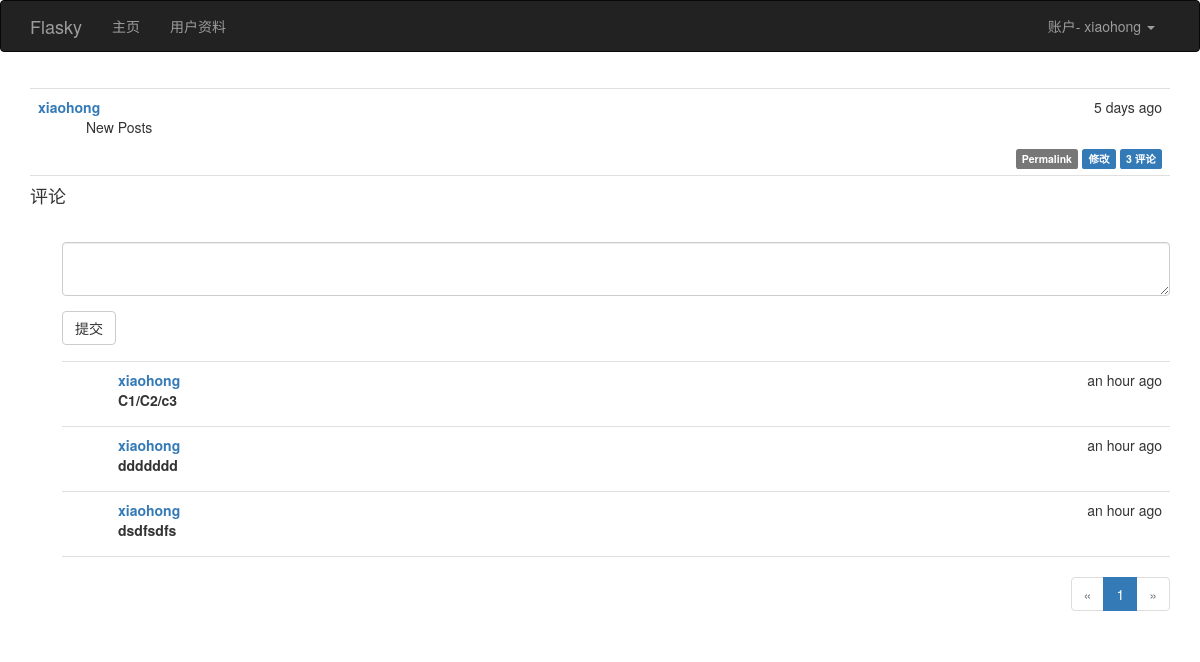
Page /post/102 (signed in) on the committed database.
### app/models.py (models this page shows, shortened)
class User(UserMixin, db.Model):
    __tablename__ = 'users'
    id = db.Column(db.Integer, primary_key=True)
    username = db.Column(db.String(64), unique=True, index=True)
    email = db.Column(db.String(64), unique=True,index=True)
    role_id = db.Column(db.Integer, db.ForeignKey('roles.id'))
    password_hash = db.Column(db.String(128))
    confirmed = db.Column(db.Boolean, default= False)
    name = db.Column(db.String(64))
    location = db.Column(db.String(128))
    about_me = db.Column(db.Text())
    member_since = db.Column(db.DateTime(), default=datetime.utcnow)
    last_seen = db.Column(db.DateTime(), default=datetime.utcnow)
    posts = db.relationship('Post', backref='author', lazy='dynamic')
    followed = db.relationship('Follow', foreign_keys=[Follow.follower_id], backref=db.backref('follower', lazy='joined')
                               , lazy='dynamic', cascade='all,delete-orphan')
    followers = db.relationship('Follow', foreign_keys=[Follow.followed_id], backref=db.backref('followed',lazy='joined')
                                , lazy='dynamic',cascade='all,delete-orphan')
    comments = db.relationship('Comment', backref='author',lazy='dynamic')
    @property
    def password(self):
        raise AttributeError('password is not a readable attribute')
    def can(self, permission):
        return self.role is not None and self.role.permissions & permission == permission
    def ping(self):
        self.last_seen = datetime.utcnow()
        db.session.add(self)

class Post(db.Model):
    __tablename__ = 'posts'
    id = db.Column(db.Integer, primary_key=True)
    body = db.Column(db.Text)
    timestamp = db.Column(db.DateTime, index=True, default=datetime.utcnow)
    author_id = db.Column(db.Integer, db.ForeignKey('users.id'))
    body_html = db.Column(db.Text)
    comments = db.relationship('Comment', backref='post', lazy='dynamic')

class Comment(db.Model):
    __tablename__='comments'
    id = db.Column(db.Integer, primary_key=True)
    body = db.Column(db.Text)
    body_html = db.Column(db.Text)
    timestamp = db.Column(db.DateTime, index=True, default=datetime.utcnow)
    author_id = db.Column(db.Integer, db.ForeignKey('users.id'))
    post_id = db.Column(db.Integer, db.ForeignKey('posts.id'))

### app/main/views.py (the view)
@main.route('/post/<int:id>',methods=['GET','POST'])
def post(id):
    p = Post.query.get_or_404(id)
    form = CommentForm()
    if form.validate_on_submit():
        comment = Comment(body=form.body.data, post=p, author=current_user._get_current_object())
        db.session.add(comment)
        flash("评论已添加")
        return redirect(url_for('.post', id=p.id, page=-1))
    page = request.args.get('page', 1, type=int)
    per_page = current_app.config['FLASKY_COMMENTS_PER_PAGE']
    if page==-1:
        page = (p.comments.count() -1)/ per_page + 1
    pagination = p.comments.order_by(Comment.timestamp.asc()).paginate(page, per_page=per_page , error_out=False)
    comments = pagination.items
    return render_template('post.html', posts=[p],form=form, comments=comments, pagination=pagination)

### app/main/forms.py
class CommentForm(FlaskForm):
    body = PageDownField("", validators=[DataRequired()])
    submit = SubmitField("提交")

### app/auth/views.py (called while the page is built)
@auth.before_app_request
def before_request():
    if current_user.is_authenticated:
        current_user.ping()
        if not current_user.confirmed and request.endpoint[:5] != 'auth.':
            return redirect(url_for('auth.unconfirmed'))

### app/main/__init__.py (called while the page is built)
@main.app_context_processor
def inject_permissions():
    return dict(Permission=Permission)

### app/models.py (called while the page is built)
@login_manager.user_loader
def load_user(user_id):
    return User.query.get(int(user_id))

### app/templates/post.html (shortened to what this page needs)
{%  extends "base.html" %}
{%  import "bootstrap/wtf.html" as wtf %}
{%  import "_macros.html" as macros %}
{% block page_content %}
  {%  include '_posts.html' %}
    <h4 id="comments">评论</h4>
    {% if current_user.can(Permission.COMMENT) %}
        <div class="comment-form">
            {{ wtf.quick_form(form) }}
        </div>
    {% endif %}
    {%  include '_comments.html' %}
    {% if pagination %}
        <div class="pagination">
            {{ macros.pagination_widget(pagination,'.post', fragment='#comments', id=posts[0].id) }}
        </div>
    {% endif  %}
{% endblock %}

### app/templates/base.html (shortened to what this page needs)
{% extends "bootstrap/base.html" %}
{% block head %}
{{ super() }}
<link rel="stylesheet" type="text/css" href="{{ url_for('static', filename='style.css') }}">
{% endblock %}
{% block navbar %}
<div class="navbar navbar-inverse" role="navigation">
    <div class="container">
        <div class="navbar-header">
            <a class="navbar-brand" href="{{ url_for('main.index') }}">Flasky</a>
        </div>
        <div class="navbar-collapse collapse">
            <ul class="nav navbar-nav">
                <li><a href="{{ url_for('main.index') }}">主页</a></li>
                {%  if current_user.is_authenticated %}
                    <li><a href="{{  url_for('main.user', username=current_user.username) }}">用户资料</a></li>
                {%  endif %}
            </ul>
            <ul class="nav navbar-nav navbar-right">
                {% if current_user.is_authenticated %}
                <li class="dropdown">
                <a href="#" class="dropdown-toggle" data-toggle="dropdown">账户- {{ current_user.username }} <b class="caret"></b></a>
                </li>
                {% else %}
                <li><a href="{{ url_for('auth.login') }}">登录</a></li>
                {% endif %}
            </ul>
        </div>
    </div>
</div>
{% endblock %}
{% block content %}
<div class="container">
    {% block page_content %}{% endblock %}
</div>
{% endblock %}

### app/templates/_posts.html
  <ul class="posts">
        {% for post in posts %}
            <li class="post">
                <div class="post-date">
                    {{ moment(post.timestamp).fromNow() }}
                </div>
                <div class="post-author">
                    <a href="{{ url_for('.user', username=post.author.username) }}">{{ post.author.username }}</a>
                </div>
                <div class="post-content">
                    {% if post.body_html %}
                        {{  post.body_html | safe }}
                    {% else %}
                        {{ post.body }}
                    {% endif %}
                    <div class="post-footer">
                        <a href="{{ url_for('.post', id=post.id) }}">
                            <span class="label label-default">Permalink</span>
                        </a>
                        {% if current_user==post.author %}
                            <a href="{{ url_for('.edit_post',id=post.id) }}">
                             <span class="label label-primary">修改</span>
                            </a>
                         {% elif current_user.is_administrator() %}
                            <a href="{{ url_for('.edit_post',id=post.id) }}">
                             <span class="label label-danger">修改[Admin]</span>
                            </a>
                        {% endif %}
                          <a href="{{ url_for('.post', id=post.id) }}#comments">
                            <span class="label label-primary">{{ post.comments.count() }} 评论</span>
                        </a>
                    </div>
                </div>
            </li>
        {% endfor %}
    </ul>

### app/templates/_comments.html
<ul class="comments">
    {% for comment in comments %}
        <li class="comment">
            <div class="comment-content">
                <div class="comment-date">{{ moment(comment.timestamp).fromNow() }}</div>
                 <div class="comment-author">
                <a href="{{ url_for('.user', username=comment.author.username) }}">
                   {{   comment.author.username}}  </a>
                     <div class="comment-body">
                         {% if comment.body_html %}
                             {{ comment.body_html | safe }}
                         {% else %}
                             {{ comment.body }}
                         {% endif %}
                     </div>
            </div>
            </div>
        </li>
    {% endfor %}
</ul>

### app/static/style.css (style rules this page uses)
ul.posts { list-style-type: none; padding: 0px; margin: 16px 0px 0px 0px; border-top: 1px solid #e0e0e0; }
ul.posts li.post { padding: 8px; border-bottom: 1px solid #e0e0e0; }
div.post-date { float: right; }
div.post-author { font-weight: bold; }
div.post-content { margin-left: 48px; min-height: 48px; }
div.post-footer { text-align: right; }
ul.comments { list-style-type: none; padding: 0px; margin: 16px 0px 0px 0px; }
ul.comments li.comment { margin-left: 32px; padding: 8px; border-bottom: 1px solid #e0e0e0; }
ul.comments li.comment:nth-child(1) { border-top: 1px solid #e0e0e0; }
div.comment-date { float: right; }
div.comment-author { font-weight: bold; }
div.comment-content { margin-left: 48px; min-height: 48px; }
div.comment-form { margin: 16px 0px 16px 32px; }
div.pagination { width: 100%; text-align: right; padding: 0px; margin: 0px; }

### rows in the picture
User: username "xiaohong"
Post: timestamp "5 days ago", author.username "xiaohong", body_html "New Posts", comments.count "3"
Comment: timestamp "an hour ago", author.username "xiaohong", body_html "C1/C2/c3"
Comment: timestamp "an hour ago", author.username "xiaohong", body_html "ddddddd"
Comment: timestamp "an hour ago", author.username "xiaohong", body_html "dsdfsdfs"

### other values in the picture
{{ p }} "1"
